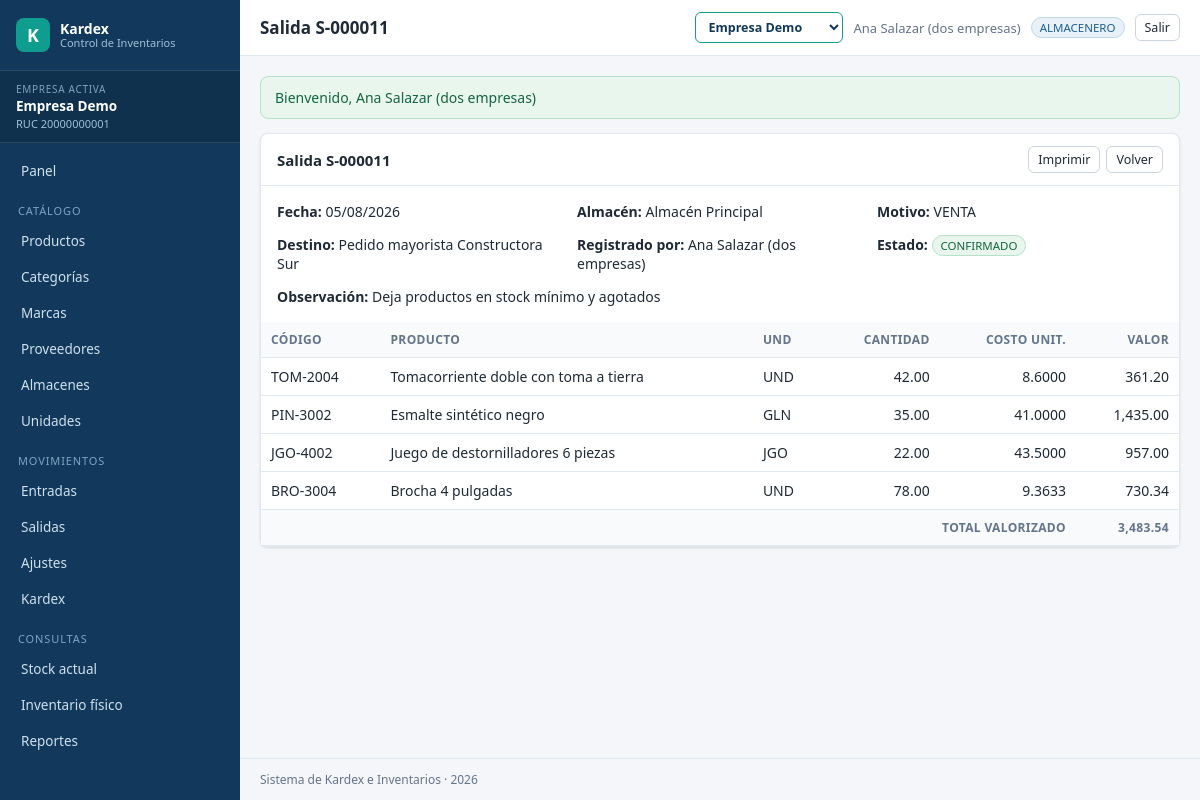
The app's page /salidas.php?a=ver&id=11 (signed in) with its own data.
### tables this page shows
CREATE TABLE empresas (
  id            INT UNSIGNED AUTO_INCREMENT PRIMARY KEY,
  ruc           VARCHAR(20)  NOT NULL UNIQUE,
  razon_social  VARCHAR(180) NOT NULL,
  nombre_corto  VARCHAR(60)  NOT NULL,
  direccion     VARCHAR(255) NULL,
  telefono      VARCHAR(30)  NULL,
  email         VARCHAR(150) NULL,
  moneda        VARCHAR(10)  NOT NULL DEFAULT 'PEN',
  simbolo       VARCHAR(5)   NOT NULL DEFAULT 'S/',
   
   
   
  metodo_valorizacion ENUM('PROMEDIO','PEPS','UEPS') NOT NULL DEFAULT 'PROMEDIO',
   
   
   
   
  ambito_costo  ENUM('GLOBAL','ALMACEN') NOT NULL DEFAULT 'GLOBAL',
  estado        TINYINT(1)   NOT NULL DEFAULT 1,
  creado_en     DATETIME     NOT NULL DEFAULT CURRENT_TIMESTAMP
);

CREATE TABLE usuario_empresa (
  usuario_id  INT UNSIGNED NOT NULL,
  empresa_id  INT UNSIGNED NOT NULL,
  rol_id      INT UNSIGNED NOT NULL,
  por_defecto TINYINT(1)   NOT NULL DEFAULT 0,
  PRIMARY KEY (usuario_id, empresa_id),
  CONSTRAINT fk_ue_usr FOREIGN KEY (usuario_id) REFERENCES usuarios(id) ON DELETE CASCADE,
  CONSTRAINT fk_ue_emp FOREIGN KEY (empresa_id) REFERENCES empresas(id) ON DELETE CASCADE,
  CONSTRAINT fk_ue_rol FOREIGN KEY (rol_id)     REFERENCES roles(id),
  INDEX idx_ue_empresa (empresa_id)
);

CREATE TABLE salidas (
  id           INT UNSIGNED AUTO_INCREMENT PRIMARY KEY,
  empresa_id   INT UNSIGNED NOT NULL,
  serie_numero VARCHAR(40)  NOT NULL,
  fecha        DATE         NOT NULL,
  almacen_id   INT UNSIGNED NOT NULL,
  motivo       VARCHAR(60)  NOT NULL,
  destino      VARCHAR(180) NULL,
  observacion  VARCHAR(255) NULL,
  total        DECIMAL(14,4) NOT NULL DEFAULT 0,
  estado       ENUM('BORRADOR','CONFIRMADO','ANULADO') NOT NULL DEFAULT 'CONFIRMADO',
  usuario_id   INT UNSIGNED NOT NULL,
  creado_en    DATETIME     NOT NULL DEFAULT CURRENT_TIMESTAMP,
  CONSTRAINT fk_sal_emp FOREIGN KEY (empresa_id) REFERENCES empresas(id),
  CONSTRAINT fk_sal_alm FOREIGN KEY (almacen_id) REFERENCES almacenes(id),
  CONSTRAINT fk_sal_usr FOREIGN KEY (usuario_id) REFERENCES usuarios(id),
  UNIQUE KEY uq_sal_emp_serie (empresa_id, serie_numero),
  INDEX idx_sal_fecha (empresa_id, fecha)
);

CREATE TABLE usuarios (
  id             INT UNSIGNED AUTO_INCREMENT PRIMARY KEY,
  usuario        VARCHAR(60)  NOT NULL UNIQUE,
  nombres        VARCHAR(120) NOT NULL,
  email          VARCHAR(150) NULL UNIQUE,
  password_hash  VARCHAR(255) NOT NULL,
  estado         TINYINT(1)   NOT NULL DEFAULT 1,
  ultimo_acceso  DATETIME     NULL,
  intentos_fallidos TINYINT UNSIGNED NOT NULL DEFAULT 0,
  bloqueado_hasta   DATETIME  NULL,
  creado_en      DATETIME     NOT NULL DEFAULT CURRENT_TIMESTAMP,
  actualizado_en DATETIME     NULL ON UPDATE CURRENT_TIMESTAMP
);

CREATE TABLE almacenes (
  id         INT UNSIGNED AUTO_INCREMENT PRIMARY KEY,
  empresa_id INT UNSIGNED NOT NULL,
  codigo     VARCHAR(20)  NOT NULL,
  nombre     VARCHAR(120) NOT NULL,
  direccion  VARCHAR(255) NULL,
  estado     TINYINT(1)   NOT NULL DEFAULT 1,
  CONSTRAINT fk_alm_emp FOREIGN KEY (empresa_id) REFERENCES empresas(id),
  UNIQUE KEY uq_alm_emp_codigo (empresa_id, codigo)
);

CREATE TABLE salida_detalle (
  id             INT UNSIGNED AUTO_INCREMENT PRIMARY KEY,
  salida_id      INT UNSIGNED NOT NULL,
  producto_id    INT UNSIGNED NOT NULL,
  cantidad       DECIMAL(14,4) NOT NULL,
  costo_unitario DECIMAL(14,4) NOT NULL DEFAULT 0,
  subtotal       DECIMAL(14,4) NOT NULL DEFAULT 0,
  CONSTRAINT fk_sdet_sal  FOREIGN KEY (salida_id)   REFERENCES salidas(id) ON DELETE CASCADE,
  CONSTRAINT fk_sdet_prod FOREIGN KEY (producto_id) REFERENCES productos(id),
  INDEX idx_sdet_prod (producto_id)
);

CREATE TABLE productos (
  id             INT UNSIGNED AUTO_INCREMENT PRIMARY KEY,
  empresa_id     INT UNSIGNED NOT NULL,
  codigo         VARCHAR(40)  NOT NULL,
  descripcion    VARCHAR(255) NOT NULL,
  categoria_id   INT UNSIGNED NULL,
  marca_id       INT UNSIGNED NULL,
  unidad_id      INT UNSIGNED NOT NULL,
  precio_compra  DECIMAL(14,4) NOT NULL DEFAULT 0,
  precio_venta   DECIMAL(14,4) NOT NULL DEFAULT 0,
  costo_promedio DECIMAL(14,4) NOT NULL DEFAULT 0,
  stock_minimo   DECIMAL(14,4) NOT NULL DEFAULT 0,
  estado         TINYINT(1)   NOT NULL DEFAULT 1,
  creado_en      DATETIME     NOT NULL DEFAULT CURRENT_TIMESTAMP,
  actualizado_en DATETIME     NULL ON UPDATE CURRENT_TIMESTAMP,
  CONSTRAINT fk_prod_emp FOREIGN KEY (empresa_id)   REFERENCES empresas(id),
  CONSTRAINT fk_prod_cat FOREIGN KEY (categoria_id) REFERENCES categorias(id),
  CONSTRAINT fk_prod_mar FOREIGN KEY (marca_id)     REFERENCES marcas(id),
  CONSTRAINT fk_prod_uni FOREIGN KEY (unidad_id)    REFERENCES unidades(id),
  UNIQUE KEY uq_prod_emp_codigo (empresa_id, codigo),
  INDEX idx_prod_desc (descripcion),
  INDEX idx_prod_emp_cat (empresa_id, categoria_id)
);

CREATE TABLE unidades (
  id         INT UNSIGNED AUTO_INCREMENT PRIMARY KEY,
  empresa_id INT UNSIGNED NOT NULL,
  codigo     VARCHAR(10)  NOT NULL,
  nombre     VARCHAR(60)  NOT NULL,
  decimales  TINYINT UNSIGNED NOT NULL DEFAULT 2,
  CONSTRAINT fk_uni_emp FOREIGN KEY (empresa_id) REFERENCES empresas(id),
  UNIQUE KEY uq_uni_emp_codigo (empresa_id, codigo)
);

### views/salidas/ver.php (the view)
<div class="tarjeta">
  <div class="tarjeta-cab">
    <h2>Salida <?= e($salida['serie_numero']) ?></h2>
    <div class="acciones">
      <button class="btn btn-sm btn-gris" onclick="window.print()">Imprimir</button>
      <a class="btn btn-sm btn-gris" href="<?= url('salidas.php') ?>">Volver</a>
    </div>
  </div>
  <div class="tarjeta-cuerpo">
    <div class="form-grid">
      <div><strong>Fecha:</strong> <?= Vista::fecha($salida['fecha']) ?></div>
      <div><strong>Almacén:</strong> <?= e($salida['almacen']) ?></div>
      <div><strong>Motivo:</strong> <?= e($salida['motivo']) ?></div>
      <div><strong>Destino:</strong> <?= e($salida['destino'] ?? '—') ?></div>
      <div><strong>Registrado por:</strong> <?= e($salida['usuario_nombre']) ?></div>
      <div><strong>Estado:</strong> <span class="badge badge-ok"><?= e($salida['estado']) ?></span></div>
      <div style="grid-column:span 2"><strong>Observación:</strong> <?= e($salida['observacion'] ?? '—') ?></div>
    </div>
  </div>
  <div class="tabla-scroll">
    <table class="tabla">
      <thead><tr>
        <th>Código</th><th>Producto</th><th>Und</th>
        <th class="num">Cantidad</th><th class="num">Costo unit.</th><th class="num">Valor</th>
      </tr></thead>
      <tbody>
      <?php foreach ($salida['detalle'] as $d): ?>
        <tr>
          <td><?= e($d['codigo']) ?></td>
          <td><?= e($d['descripcion']) ?></td>
          <td><?= e($d['unidad']) ?></td>
          <td class="num"><?= Vista::num($d['cantidad']) ?></td>
          <td class="num"><?= Vista::num($d['costo_unitario'], 4) ?></td>
          <td class="num"><?= Vista::num($d['subtotal']) ?></td>
        </tr>
      <?php endforeach; ?>
      </tbody>
      <tfoot><tr><th colspan="5" class="num">TOTAL VALORIZADO</th><th class="num"><?= Vista::num($salida['total']) ?></th></tr></tfoot>
    </table>
  </div>
</div>

### views/layout.php (shortened to what the rows shown need)
<!DOCTYPE html>
<html lang="es">
<head>
<link rel="stylesheet" href="<?= url('assets/css/app.css') ?>">
</head>
<body>
<div class="layout">
  <aside class="sidebar" id="sidebar">
    <div class="brand">
      <span class="brand-mark">K</span>
      <span class="brand-text">Kardex<small>Control de Inventarios</small></span>
    </div>
    <div class="empresa-activa" title="<?= e(Empresa::actual()['razon_social'] ?? '') ?>">
      <span class="empresa-etiqueta">Empresa activa</span>
      <span class="empresa-nombre"><?= e(Empresa::nombre()) ?></span>
      <span class="empresa-ruc">RUC <?= e(Empresa::actual()['ruc'] ?? '') ?></span>
    </div>
    <nav class="menu">
      <a href="<?= url('index.php') ?>" class="<?= $_SERVER['SCRIPT_NAME'] === url('index.php') ? 'activo' : '' ?>">Panel</a>
      <?php if (Auth::puede('productos.ver')): ?>
        <span class="menu-grupo">Catálogo</span>
        <a href="<?= url('productos.php') ?>">Productos</a>
      <?php endif; ?>
      <?php if (Auth::puede('catalogos.ver')): ?>
        <a href="<?= url('catalogos.php?t=categorias') ?>">Categorías</a>
        <a href="<?= url('catalogos.php?t=marcas') ?>">Marcas</a>
        <a href="<?= url('catalogos.php?t=proveedores') ?>">Proveedores</a>
        <a href="<?= url('catalogos.php?t=almacenes') ?>">Almacenes</a>
        <a href="<?= url('catalogos.php?t=unidades') ?>">Unidades</a>
      <?php endif; ?>
      <?php if (Auth::puede('entradas.ver') || Auth::puede('salidas.ver')): ?>
        <span class="menu-grupo">Movimientos</span>
      <?php endif; ?>
      <?php if (Auth::puede('entradas.ver')): ?><a href="<?= url('entradas.php') ?>">Entradas</a><?php endif; ?>
      <?php if (Auth::puede('salidas.ver')): ?><a href="<?= url('salidas.php') ?>">Salidas</a><?php endif; ?>
      <?php if (Auth::puede('ajustes.registrar')): ?><a href="<?= url('ajustes.php') ?>">Ajustes</a><?php endif; ?>
      <?php if (Auth::puede('kardex.ver')): ?><a href="<?= url('kardex.php') ?>">Kardex</a><?php endif; ?>
      <span class="menu-grupo">Consultas</span>
      <?php if (Auth::puede('inventario.ver')): ?>
        <a href="<?= url('inventario.php') ?>">Stock actual</a>
        <a href="<?= url('inventario_fisico.php') ?>">Inventario físico</a>
      <?php endif; ?>
      <?php if (Auth::puede('reportes.ver')): ?><a href="<?= url('reportes.php') ?>">Reportes</a><?php endif; ?>
    </nav>
  </aside>
  <div class="contenedor">
    <header class="topbar">
      <h1><?= e($tituloPagina) ?></h1>
      <div class="usuario-box">
        <?php $misEmpresas = Empresa::delUsuario(Auth::id()); ?>
        <?php if (count($misEmpresas) > 1): ?>
          <select class="selector-empresa" onchange="if(this.value) location.href=this.value">
            <?php foreach ($misEmpresas as $em): ?>
              <option value="<?= url('empresas.php?a=cambiar&id=' . $em['id']) ?>"
                      <?= (int) $em['id'] === Empresa::id() ? 'selected' : '' ?>>
                <?= e($em['nombre_corto']) ?>
              </option>
            <?php endforeach; ?>
          </select>
        <?php endif; ?>
        <span class="usuario-nombre"><?= e(Auth::usuario()['nombres'] ?? '') ?></span>
        <span class="badge"><?= e(Auth::rol()) ?></span>
        <a class="btn btn-sm btn-gris" href="<?= url('logout.php') ?>">Salir</a>
      </div>
    </header>
    <main class="contenido">
      <?php foreach (Sesion::flashes() as $f): ?>
        <div class="alerta alerta-<?= e($f['tipo']) ?>"><?= e($f['mensaje']) ?></div>
      <?php endforeach; ?>
      <?= $contenido ?>
    </main>
    <footer class="pie">
      <?= e(Config::get('app.nombre')) ?> · <?= date('Y') ?>
    </footer>
  </div>
</div>
</body>
</html>

### records on screen
empresas: id+nombre_corto "Empresa Demo"
salidas: usuario.nombres "Ana Salazar (dos empresas)", serie_numero "S-000011", fecha "05/08/2026", almacen.nombre "Almacén Principal", motivo "VENTA", destino "Pedido mayorista Constructora Sur", estado "CONFIRMADO", observacion "Deja productos en stock mínimo y agotados", total "3,483.54"
salida_detalle: producto.codigo "TOM-2004", producto.descripcion "Tomacorriente doble con toma a tierra", unidades.codigo "UND", cantidad "42.00", costo_unitario "8.6000", subtotal "361.20"
salida_detalle: producto.codigo "PIN-3002", producto.descripcion "Esmalte sintético negro", unidades.codigo "GLN", cantidad "35.00", costo_unitario "41.0000", subtotal "1,435.00"
salida_detalle: producto.codigo "JGO-4002", producto.descripcion "Juego de destornilladores 6 piezas", unidades.codigo "JGO", cantidad "22.00", costo_unitario "43.5000", subtotal "957.00"
salida_detalle: producto.codigo "BRO-3004", producto.descripcion "Brocha 4 pulgadas", unidades.codigo "UND", cantidad "78.00", costo_unitario "9.3633", subtotal "730.34"

### other values on screen
Empresa::nombre() "Empresa Demo"
Empresa::actual()['ruc'] "20000000001"
$tituloPagina "Salida S-000011"
Auth::rol() "ALMACENERO"
$f['mensaje'] "Bienvenido, Ana Salazar (dos empresas)"
Config::get('app.nombre') "Sistema de Kardex e Inventarios"
